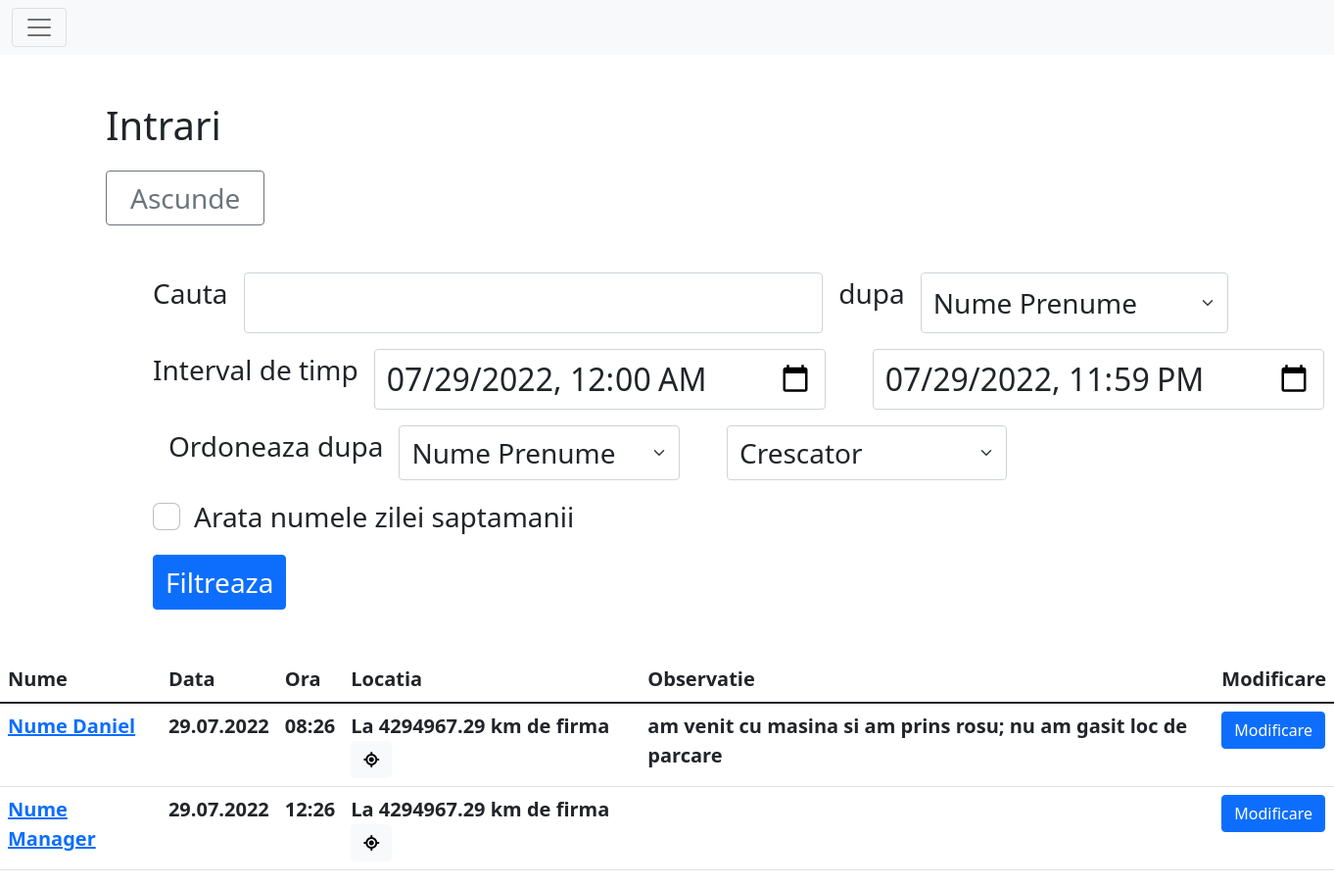
The app's page /activity/intrare (signed in) with its own data.
### main/models.py (models this page shows, shortened)
class Info(models.Model):
    user = models.ForeignKey(User, null=True, on_delete=models.DO_NOTHING)
    latitude = models.DecimalField(blank=True, max_digits=11, decimal_places=8)
    longitude = models.DecimalField(blank=True, max_digits=11, decimal_places=8)
    nrcalcloc = models.IntegerField(blank=True, default=1, verbose_name="Numarul de relocari")
    datetime = models.DateTimeField(blank=True, default=datetime.datetime.strptime("01.01.2022 00:00:00", "%d.%m.%Y %H:%M:%S"))
    text = models.TextField(blank=True, max_length=300, verbose_name="observatie")
    @property
    def getCoords(self):
        return f"{self.latitude},{self.longitude}"

class Intrare(Info):
    class Meta:
        verbose_name_plural='Intrari'

class Info(models.Model):
    user = models.ForeignKey(User, null=True, on_delete=models.DO_NOTHING)
    latitude = models.DecimalField(blank=True, max_digits=11, decimal_places=8)
    longitude = models.DecimalField(blank=True, max_digits=11, decimal_places=8)
    nrcalcloc = models.IntegerField(blank=True, default=1, verbose_name="Numarul de relocari")
    datetime = models.DateTimeField(blank=True, default=datetime.datetime.strptime("01.01.2022 00:00:00", "%d.%m.%Y %H:%M:%S"))
    text = models.TextField(blank=True, max_length=300, verbose_name="observatie")
    @property
    def getCoords(self):
        return f"{self.latitude},{self.longitude}"

class User(AbstractUser):
    nume = models.CharField(blank=False, max_length=50, default="Angajat")
    email = models.EmailField(blank=True, null=False)
    telefon = models.CharField(blank=True, null=False, default='0'*10, max_length=15)
    role = models.CharField(blank=False, default="Angajat", max_length=20)
    class Meta:
        verbose_name='Utilizator'
        verbose_name_plural='Utilizatori'

class OwnSettings(models.Model):
    nrrecalcpoz = models.IntegerField(blank=False, default=3, verbose_name="Numarul de relocari")
    secafterrecalc = models.IntegerField(blank=False, default=60, verbose_name="Numarul de secunde dupa care este disponibila o relocare")
    disterror = models.FloatField(blank=False, default=10, verbose_name="Distanta in metrii acceptata ca eroare a calculului de locatie")
    program = models.CharField(blank=False, default="L Ma Mi J V S D", max_length=20)
    min_tolerated = models.IntegerField(blank=False, default=5, verbose_name="Numarul de minute tolerate in calculul celor 8 ore dintre intrare si iesire")
    harta = models.ForeignKey(Harta, null=True, on_delete=models.DO_NOTHING)
    class Meta:
        verbose_name='Setari proprii'
        verbose_name_plural='Setari'

class Forma(models.Model):
    nume = models.CharField(blank=True, default="corp", max_length=30)
    tip = models.CharField(blank=False, default="Cerc", choices=[("Cerc", "Cerc")], max_length=15)
    puncte = models.TextField(blank=False, default="0 0\n0 0")
    def getShape(self):
        model = None
        if self.tip == "Triunghi": model = geometry.Triunghi
        elif self.tip == "Patrulater": model = geometry.Patrulater
        elif self.tip == "Cerc": model = geometry.Cerc
        strpcts = self.puncte.split('\n')
        while "" in strpcts:
            strpcts.remove("")
        pcts = []
        for pctstr in strpcts:
            s = str(pctstr).replace('\r', '').replace(',', ' ').split(' ')
            pcts.append([float(s[0]), float(s[1])])
        return model(*pcts)
    class Meta:
        verbose_name='Arie pe harta'
        verbose_name_plural='Arii pe harta'

### main/views.py (the view)
# urls.py: path("activity/intrare", login_required(views.IntrareActivity.as_view()), name="intrare"),
class IntrareActivity(BaseActivityView):
    titlu = "Intrari"
    model = models.Intrare

### main/geometry.py (called while the page is built)
    @staticmethod
    def __dist(point1: list, point2: list):
        return sqrt((point1[1]-point2[1])**2 + (point1[0]-point2[0])**2)

    @property
    def center(self):
        return (self.__center[0], self.__center[1])

    @property
    def point(self):
        return (self.__point[0], self.__point[1])

### main/templatetags/mytags.py (called while the page is built)
@register.filter(name='role_at_least')
def role_at_least(user, name):
    priorit = {
        "Angajat": 1,
        "Viewer": 2,
        "Manager": 3,
        "Admin": 4,
    }
    if not user.is_authenticated:
        return False
    if name in priorit.keys():
        return priorit[user.role] >= priorit[name]
    return False

@register.filter(name='ftime')
def ftime(datetimegiven: datetime.datetime, tip: str) -> str:
    if datetimegiven is None or str(datetimegiven).__len__() == 0: return "-"
    datetimegiven = utils.getTime(datetimegiven)
    if tip == "time": return datetimegiven.strftime("%H:%M")
    if tip == "date": return datetimegiven.strftime("%d.%m.%Y")
    if tip == "datetime": return datetimegiven.strftime("%d.%m.%Y-%H:%M")
    if tip == "date timenow":
        time = utils.getTime().time()
        datetimegiven = datetime.datetime.combine(datetimegiven.date(), time, tzinfo=pytz.timezone(settings.TIME_ZONE))
        return datetimegiven.strftime("%d.%m.%Y-%H:%M")
    return "-"

@register.filter(name='strloc')
def strloc(info: models.Info) -> str:
    return utils.locStr(info)

### main/utils.py (called while the page is built)
def getTime(info = None):
    now = None
    if info is None: now = utils.timezone.now()
    elif isinstance(info, models.Info): now = info.datetime
    elif isinstance(info, datetime.datetime): now = info
    settings_time_zone = pytz.timezone(settings.TIME_ZONE)
    now = now.astimezone(settings_time_zone)
    return now

def getMinDistance(info: models.Info):
    def get_min_distance(position: tuple):
        forme = models.Forma.objects.all()
        minim = 2**32
        formamin = None
        for forma in forme:
            shape = forma.getShape()
            dc = hs.haversine(shape.center, position, unit=Unit.METERS)
            raza = hs.haversine(shape.center, shape.point, unit=Unit.METERS)
            diff = dc - raza
            if diff < 0: diff = 0
            minim = min(minim, diff)
            formamin = forma
        return minim, formamin.nume
    return get_min_distance((info.latitude, info.longitude))

### templates/sepAct.html (shortened to what this page needs)
{% extends 'base.html' %}
{% block content %}
{% load mytags %}
<div class="w-100 h-100 mb-5">
<div class="container-fluid m-5 fs-1">
    <h1 class="mb-3 ms-5"> {{ titlu }} </h1>
    <button id='btnSHS' title="Arata / Ascunde filtrarea" onclick="arataascunde('filter', 'btnSHS')" class="btn btn-outline-secondary btn-square-md font-weight-bold fs-3 align-self-center my-0 px-4 ms-5">Ascunde</button>
    <div class="m-5 fs-3" id="filter">
    <div class="fs-3 mt-5 mx-5 mb-3">
    <form method="get">
        <div class="d-flex flex-row mb-3">
            <p class="me-3 form-label">Cauta</p>
            <input type="search" class="form-control fs-2" name="stext" value="{{ stext }}">
            <p class="me-3 form-label ms-3">dupa</p>
            <select class="form-select flex-shrink-1 fs-3 me-5 w-50" aria-label="Default select example" name="scrit" required>
              <option {% if scrit == "nume" %}selected{% endif %} value="nume">Nume Prenume</option>
            </select>
        </div>
        <div class="d-flex flex-row mb-3">
            <p class="me-3 form-label text-nowrap">Interval de timp</p>
            <input autocomplete="off" type="datetime-local" class="form-control fs-2 me-5" id="inputDate1" pattern="[0-9]{4}-[0-9]{2}-[0-9]{2}T[0-9]{2}:[0-9]{2}" name="date1">
            <input autocomplete="off" type="datetime-local" class="form-control fs-2 me-5" id="inputDate2" pattern="[0-9]{4}-[0-9]{2}-[0-9]{2}T[0-9]{2}:[0-9]{2}" name="date2">
        </div>
        <div class="d-flex flex-row mb-3">
            <p class="me-3 form-label ms-3">Ordoneaza dupa</p>
            <select class="form-select flex-shrink-1 fs-3 me-5 w-25" aria-label="Default select example" name="ocrit">
              <option {% if ocrit == "nume" %}selected{% endif %} value="nume">Nume Prenume</option>
            </select>
            <select class="form-select flex-shrink-1 fs-3 me-5 w-25" aria-label="Default select example" name="oord" required>
              <option {% if oord == "cresc" %}selected{% endif %} value="cresc">Crescator</option>
            </select>
        </div>
        <div class="form-check mt-2">
          <input autocomplete="off" class="form-check-input" type="checkbox" value="1" id="flexCheckDefault" name="showday" {% if showday == "1" %} checked {% endif %}>
          <label class="form-check-label" for="flexCheckDefault">
            Arata numele zilei saptamanii
          </label>
        </div>
        <button type="submit" class="btn btn-primary mt-3 me-5 fs-3">Filtreaza</button>
    </form>
    </div>
    </div>
</div>
</div>
<div class="w-100 h-100">
    <table class="table table-hover fs-5">
        <thead class="">
            <tr>
                <th> Nume </th>
                <th> Data </th>
                <th> Ora </th>
                <th> Locatia </th>
                <th> Observatie </th>
                <th> Modificare </th>
            </tr>
        </thead>
        <tbody>
        {% for info in tabledata %}
            <tr>
                <th> <a href="{% url 'detaliiuser' username=info.user.username %}">{{ info.user.nume }}</a></th>
                <th> {{ info.datetime|ftime:"date" }} </th>
                <th> {{ info.datetime|ftime:"time" }} </th>
                <th> {{ info|strloc }}
                {% if info|strloc != "-" %}<button class="btn btn-light" onclick="loadMap('{{ info.getCoords|safe }}')"><i class="fa-solid fa-location-crosshairs"></i></button>{% endif %}
                </th>
                <th> {{ info.text }} </th>
                <th> <a href="{% url 'actUserFromPath' datein=info.datetime|ftime:"date" dateout=info.datetime|ftime:"date" username=info.user.username%}" class="btn btn-primary">Modificare</a> </th>
            </tr>
        {% endfor %}
        </tbody>
    </table>
</div>
{% endblock %}

### records on screen
Intrare: user.nume "Nume Daniel", datetime|ftime "29.07.2022", datetime|ftime "08:26", nume "La 4294967.29 km de firma", text "am venit cu masina si am prins rosu; nu am gasit loc de parcare"
Intrare: user.nume "Nume Manager", datetime|ftime "29.07.2022", datetime|ftime "12:26", nume "La 4294967.29 km de firma"

### other values on screen
{{ titlu }} "Intrari"
